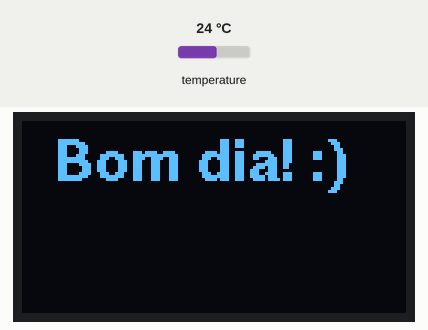
This sketch was run on a simulated Arduino Uno, built with avr-gcc and run on an emulated ATmega328P. On the bench: 128×64 one-colour display. Inputs (shaded band) come from the test bench; at power-on: temperature 24 °C. The local clock reads 2024-03-15 10:24:30 at power-on unless the sketch sets it.

Above: at 0.2 s.

The sketch:

OLED1.ino
```cpp
#include <Sodaq_DS3231.h>
#include "U8glib.h"

const int comprimento = 10; // Esta constante sera utilizada mais tarde para dizer o comprimento dos nos nossos vetores
String hora; // Esta string (uma sequencia especial de caracteres) sera utilizada para armazenar nosso horario
char horaArray[comprimento], tempArray[comprimento]; // Estes vetores de caracteres serao utilizados para enviar texto ao Display pois nao eh possível enviar strings diretamente ;(

U8GLIB_SSD1306_128X64 u8g(U8G_I2C_OPT_NO_ACK);  // Declara o nosso display OLED.

void draw();

void setup() {
  Serial.begin(9600); // Inicializa comunicacao serial com o computador
  rtc.begin();        //  Inicializa comunicacao serial I2C com o RTC
}

void loop() {

  DateTime agora = rtc.now();// Adquire o horário atual do módulo RTC e armazena no objeto 'agora'

  // Diz para o DS3231 realizar uma conversão de temperatura e deixá-la pronta para leitura. Sem este comando a temperatura é atualizada pelo DS3231 a cada 64 segundos.
  rtc.convertTemperature();
  float temp = rtc.getTemperature(); // Lê o valor de temperatura através da comunicação I2C

  // Sabemos que para printar a hora na porta serial, bastaria fazer Serial.print(agora.hora()); e assim por diante.
  // Mas agora.hora() nao são caracteres, sao numeros. Apesar de vermos do mesmo modo, sao informacoes muito diferentes para o computador/arduino.
  // Para enviar texto para o display, preciamos enviar caracteres, nao numeros. As proximas linhas tratam desta conversao.

  //Concatenação da string 'hora' no formato 'agora.hora():agora.minute():agora.second()'
  hora = String(agora.hour()) + ":" + String(agora.minute()) + ":" + String(agora.second());

  // Transforma a string hora em um vetor de caracteres.
  // a diferença entre as duas coisas é muito sutil, mas é necessário para a biblioteca do display
  hora.toCharArray(horaArray, comprimento);

  //Aqui eh feita a mesma coisa, mas a temperatura eh transformada de float para int e de int para String e de string para vetor de caracteres na mesma linha
  (String(int(temp)) + " C").toCharArray(tempArray,comprimento);

  //Agora temos os vetores de caracteres com 'hora:minuto:segundo' e 'temperatura C' prontos para o display :)

  //Este é o loop principal da U8Glib:
  u8g.firstPage();
  do {
    draw(); // Draw será nossa função de desenho
  } while( u8g.nextPage() );


}

//A função draw é responsável por desenhar todos os elementos do OLED:
void draw() {
  u8g.setFont(u8g_font_helvB14);
  u8g.drawStr(10, 20, "Bom dia! :)");
}
```
